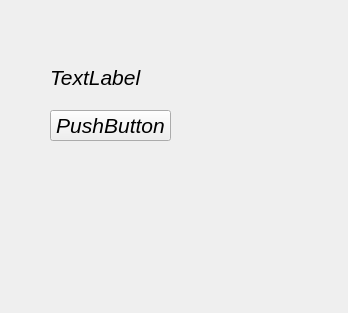
<?xml version="1.0" encoding="UTF-8"?>
<ui version="4.0">
 <class>MainWindow</class>
 <widget class="QMainWindow" name="MainWindow">
  <property name="geometry">
   <rect>
    <x>0</x>
    <y>0</y>
    <width>348</width>
    <height>313</height>
   </rect>
  </property>
  <property name="windowTitle">
   <string>MainWindow</string>
  </property>
  <widget class="QWidget" name="centralwidget">
   <widget class="QPushButton" name="pushButton">
    <property name="geometry">
     <rect>
      <x>50</x>
      <y>110</y>
      <width>121</width>
      <height>31</height>
     </rect>
    </property>
    <property name="font">
     <font>
      <pointsize>16</pointsize>
      <italic>true</italic>
     </font>
    </property>
    <property name="text">
     <string>PushButton</string>
    </property>
   </widget>
   <widget class="QLabel" name="label">
    <property name="geometry">
     <rect>
      <x>50</x>
      <y>62</y>
      <width>121</width>
      <height>31</height>
     </rect>
    </property>
    <property name="font">
     <font>
      <pointsize>16</pointsize>
      <italic>true</italic>
     </font>
    </property>
    <property name="text">
     <string>TextLabel</string>
    </property>
   </widget>
  </widget>
 </widget>
 <resources/>
 <connections/>
</ui>
